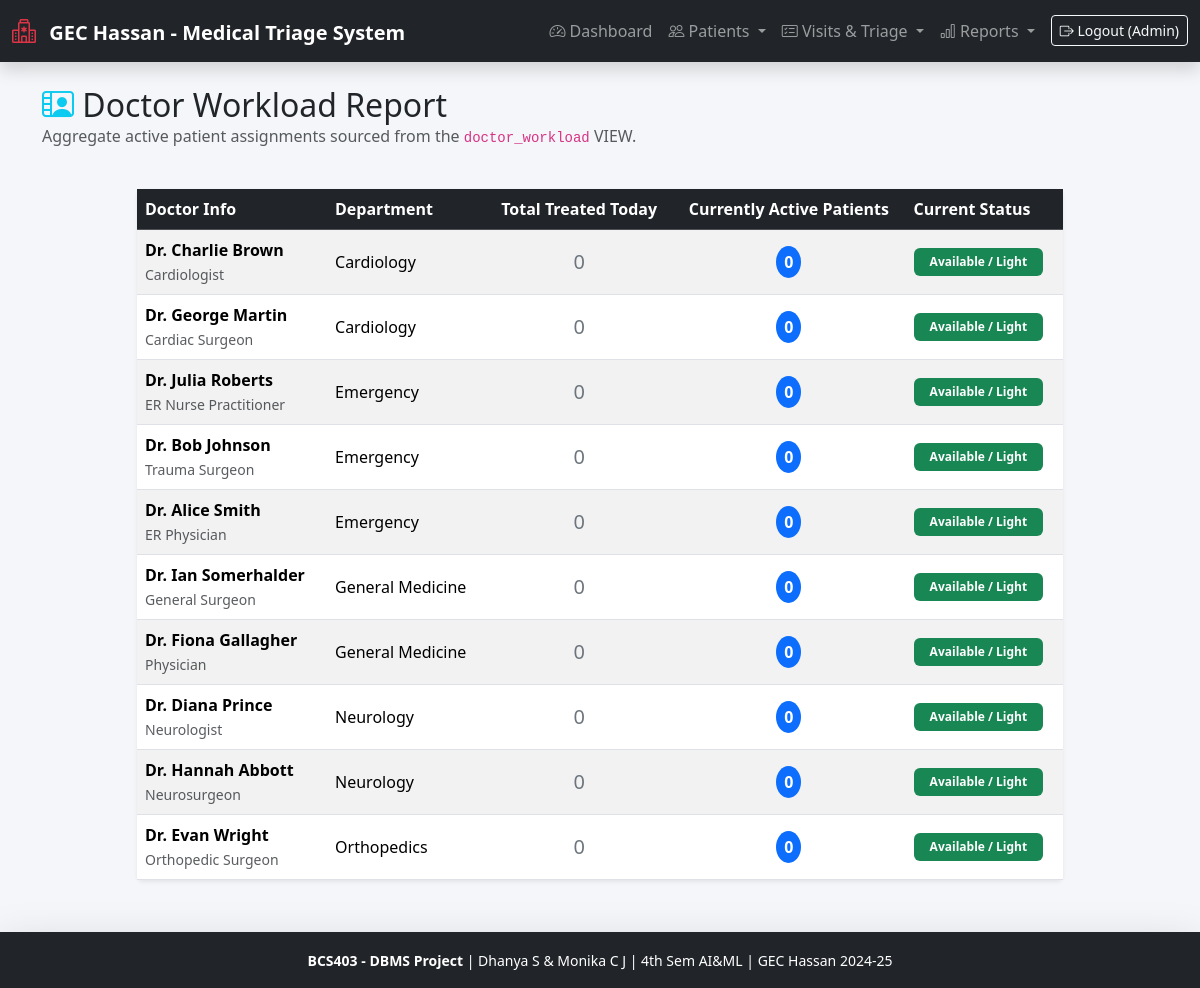
The page /reports/doctor.php (signed in) on the database its author committed.
### tables this page shows
CREATE TABLE `doctors` (
  `doctor_id` int(11) NOT NULL AUTO_INCREMENT,
  `name` varchar(100) NOT NULL,
  `specialization` varchar(100) DEFAULT NULL,
  `phone` varchar(15) DEFAULT NULL,
  `dept_id` int(11) DEFAULT NULL,
  `available_status` enum('Available','Busy','Off Duty') DEFAULT 'Available',
  `joined_date` date DEFAULT NULL,
  PRIMARY KEY (`doctor_id`),
  FOREIGN KEY (`dept_id`) REFERENCES `departments` (`dept_id`) ON DELETE SET NULL
);

### reports/doctor.php (the view, shortened to what this page needs)
<?php
require_once '../config/db.php';
require_once '../includes/header.php';
$query = "SELECT * FROM doctor_workload ORDER BY active_patients DESC, dept_name ASC";
$result = mysqli_query($conn, $query);
?>
<div class="row mb-4">
    <div class="col-12">
        <h2 class="mb-0"><i class="bi bi-person-video2 text-info"></i> Doctor Workload Report</h2>
        <p class="text-muted">Aggregate active patient assignments sourced from the <code>doctor_workload</code> VIEW.</p>
    </div>
</div>
<div class="row justify-content-center">
    <div class="col-lg-10">
        <div class="card shadow-sm border-0">
            <div class="card-body p-0">
                <div class="table-responsive">
                    <table class="table table-hover table-striped align-middle mb-0">
                        <thead class="table-dark">
                            <tr>
                                <th>Doctor Info</th>
                                <th>Department</th>
                                <th class="text-center">Total Treated Today</th>
                                <th class="text-center">Currently Active Patients</th>
                                <th>Current Status</th>
                            </tr>
                        </thead>
                        <tbody>
                            <?php while($row = mysqli_fetch_assoc($result)): ?>
                            <?php
                                $active = (int)$row['active_patients'];
                                $loadClass = 'bg-success';
                                $loadText = 'Available / Light';
                            ?>
                            <tr>
                                <td>
                                    <span class="fw-bold">Dr. <?php echo htmlspecialchars($row['doctor_name']); ?></span><br>
                                    <small class="text-muted"><?php echo htmlspecialchars($row['specialization']); ?></small>
                                </td>
                                <td><?php echo htmlspecialchars($row['dept_name']); ?></td>
                                <td class="text-center">
                                    <span class="fs-5 text-secondary"><?php echo $row['patients_today']; ?></span>
                                </td>
                                <td class="text-center">
                                    <span class="badge bg-primary rounded-circle p-2 fs-6"><?php echo $active; ?></span>
                                </td>
                                <td>
                                    <span class="badge <?php echo $loadClass; ?> py-2 px-3"><?php echo $loadText; ?></span>
                                </td>
                            </tr>
                            <?php endwhile; ?>
                        </tbody>
                    </table>
                </div>
            </div>
        </div>
    </div>
</div>
<?php require_once '../includes/footer.php'; ?>

### includes/header.php (style rules this page uses)
body { background-color: #f4f6f9; }

### includes/footer.php (style rules this page uses)
body { margin-bottom: 60px; }

### rows shown on the page
doctors: doctor_name "Charlie Brown", specialization "Cardiologist", dept_name "Cardiology", patients_today "0", active "0", loadText "Available / Light"
doctors: doctor_name "George Martin", specialization "Cardiac Surgeon", dept_name "Cardiology", patients_today "0", active "0", loadText "Available / Light"
doctors: doctor_name "Julia Roberts", specialization "ER Nurse Practitioner", dept_name "Emergency", patients_today "0", active "0", loadText "Available / Light"
doctors: doctor_name "Bob Johnson", specialization "Trauma Surgeon", dept_name "Emergency", patients_today "0", active "0", loadText "Available / Light"
doctors: doctor_name "Alice Smith", specialization "ER Physician", dept_name "Emergency", patients_today "0", active "0", loadText "Available / Light"
doctors: doctor_name "Ian Somerhalder", specialization "General Surgeon", dept_name "General Medicine", patients_today "0", active "0", loadText "Available / Light"
doctors: doctor_name "Fiona Gallagher", specialization "Physician", dept_name "General Medicine", patients_today "0", active "0", loadText "Available / Light"
doctors: doctor_name "Diana Prince", specialization "Neurologist", dept_name "Neurology", patients_today "0", active "0", loadText "Available / Light"
doctors: doctor_name "Hannah Abbott", specialization "Neurosurgeon", dept_name "Neurology", patients_today "0", active "0", loadText "Available / Light"
doctors: doctor_name "Evan Wright", specialization "Orthopedic Surgeon", dept_name "Orthopedics", patients_today "0", active "0", loadText "Available / Light"
